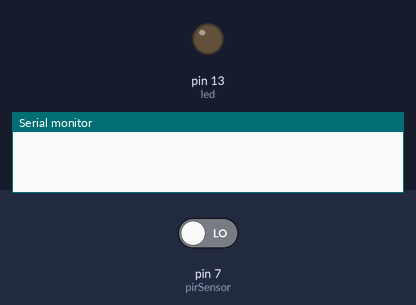
This sketch was run on a simulated Arduino Uno, built with avr-gcc and run on an emulated ATmega328P. Shown: output pins drawn as LEDs (lit = HIGH), the last lines printed to the serial monitor. The test bench sets the inputs (shaded band); at power-on: pin 7 (pirSensor) LOW.

Above: at 1.2 s.
1.3 s: pin 7 (pirSensor) driven HIGH
At 1.8 s:
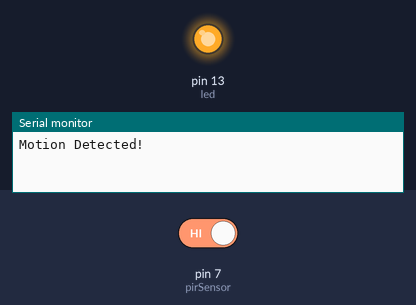
2.8 s: pin 7 (pirSensor) driven LOW
At 4.1 s:
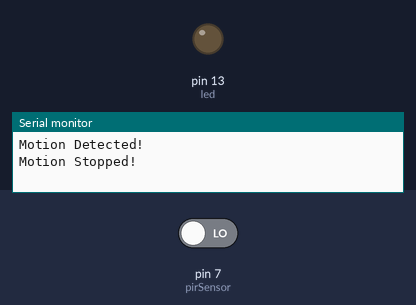
Timing chart, 0 to 5.8 s (numbered marks = the images above; inputs shaded):
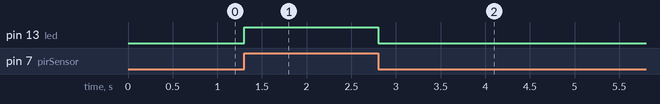

The sketch:

01_Basics.ino
```cpp
int pirSensor = 7;
int cs;
int ls = LOW;
int led = 13;

void setup() {
  Serial.begin(9600);
  pinMode(pirSensor, INPUT);
  pinMode(led, OUTPUT);
}

void loop() {
  cs = digitalRead(pirSensor);

  if(ls == LOW && cs == HIGH) {
    digitalWrite(led, HIGH);
    Serial.println("Motion Detected!");
  } else if(ls == HIGH && cs == LOW) {
    digitalWrite(led, LOW);
    Serial.println("Motion Stopped!");
  }

  ls = cs;
}
```

Measured:
- after the input at 1.3 s, pin 13 (led): LOW → HIGH at once
- after the input at 2.8 s, pin 13 (led): HIGH → LOW at once
